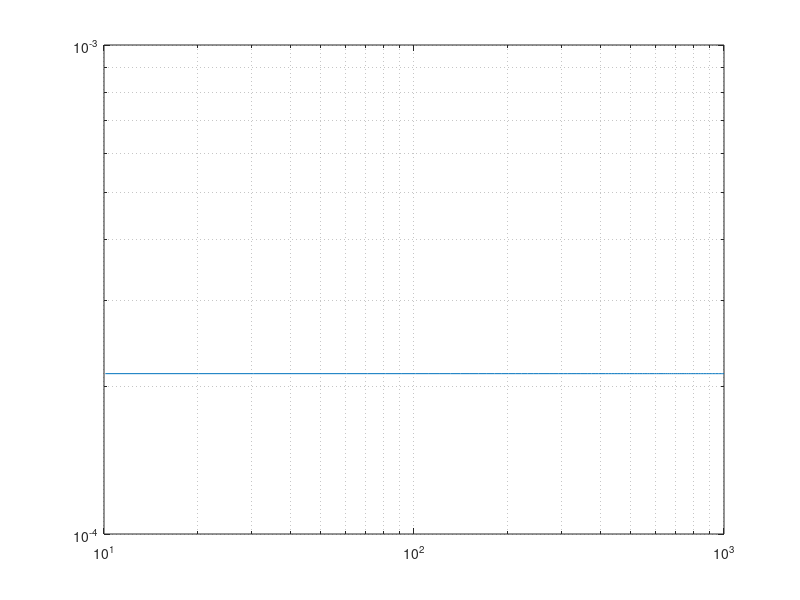

Write the MATLAB code that produced this figure.
%% Praktikum 2
W = linspace(0,1000);
C1 = 470e-9;
C2 = C1;
R1 = 4.7e3;
R2=R1
%R1+(C1//(R2+C2))
Z22 = 1./(1j.*W.*C2)+R2;
Z1 =1./(1j.*W.*C1);
Zges = abs(R1+ (Z1+Z22)./(Z1.*Z22));
loglog(W,1./Zges)
grid minor